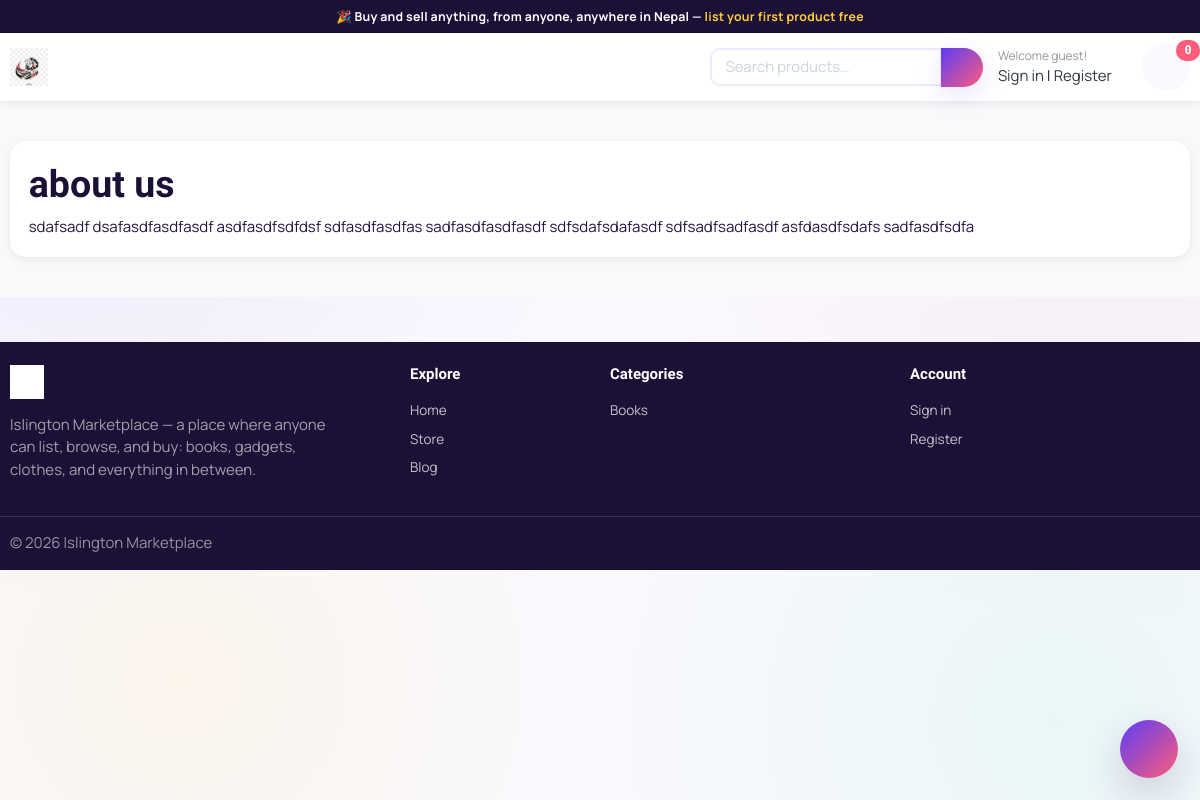
Screenshot of /pages/about/ with the database file from the repository.
### pages/models.py (models this page shows, shortened)
class Page(models.Model):
    title = models.CharField(max_length=200)
    content = models.TextField()
    created_at = models.DateTimeField(auto_now_add=True)
    slug = models.SlugField(unique=True)
    blog_image = models.ImageField(upload_to='photos/blogs', blank=True)

### products/models.py (models this page shows, shortened)
class category(models.Model):
    name = models.CharField(max_length=100)
    description = models.TextField()

### pages/views.py (the view)
# urls.py: path('<slug>/', views.page_detail, name='page_detail'),
def page_detail(request, slug):
    page = get_object_or_404(Page, slug=slug)
    return render(request, 'pages/page_detail.html', {'page': page})

### cart/cart.py (called while the page is built)
    def __len__(self):
        return sum(item['quantity'] for item in self.cart.values())

### cart/context_processors.py (called while the page is built)
def cart_summary(request):
    return {'cart_item_count': len(Cart(request))}

### products/context_processors.py (called while the page is built)
def nav_categories(request):
    return {'nav_categories': category.objects.all()}

### templates/pages/page_detail.html (shortened to what this page needs)
{% extends "NewDesign/base.html" %}
{% block content %}
<section class="section-content padding-y bg">
  <div class="container">
    <div class="card">
      <div class="card-body">
        <h1>{{ page.title }}</h1>
        <div>
            {{ page.content|safe }}
        </div>
      </div>
    </div>
  </div>
</section>
{% endblock %}

### templates/NewDesign/base.html (shortened to what this page needs)
{% load static %}
<!doctype html>
<html lang="en">
  <head>
    <link href="{% static 'css/bootstrap.css' %}" rel="stylesheet" type="text/css" />
    <link href="{% static 'css/all.min.css' %}" type="text/css" rel="stylesheet" />
    <link href="{% static 'css/ui.css' %}" rel="stylesheet" type="text/css" />
    <link href="{% static 'css/responsive.css' %}" rel="stylesheet" media="only screen and (max-width: 1200px)" />
    <link href="{% static 'css/theme.css' %}" rel="stylesheet" type="text/css" />
  </head>
  <body>
    <div class="promo-bar">🎉 Buy and sell anything, from anyone, anywhere in Nepal — <span>list your first product free</span></div>
    <header class="section-header" style="position: sticky; top: 0; z-index: 1030;">
      <nav class="navbar navbar-expand-lg navbar-light" style="background: var(--white); box-shadow: var(--shadow-sm); padding: 0.65rem 0;">
        <div class="container flex-wrap flex-lg-nowrap">
          <a href="{% url 'home' %}" class="brand-wrap mr-3">
            <img class="logo" src="{% static 'images/logo.png' %}" style="max-height:38px;" />
          </a>
          <div class="collapse navbar-collapse order-3 order-lg-1" id="navbarTop4">
            <ul class="navbar-nav mr-3">
              <li class="nav-item"><a href="{% url 'home' %}" class="nav-link">Home</a></li>
              <li class="nav-item"><a href="{% url 'products' %}" class="nav-link">Store</a></li>
              <li class="nav-item"><a href="{% url 'blogs' %}" class="nav-link">Blog</a></li>
              <li class="nav-item dropdown">
                <a href="#" class="nav-link dropdown-toggle" data-toggle="dropdown"> Categories</a>
              </li>
            </ul>
          </div>
          <div class="flex-grow-1 order-2 mx-lg-3 my-2 my-lg-0" style="min-width: 180px;">
            <form action="{% url 'products' %}" method="get" class="search">
              <div class="input-group w-100">
                <input type="text" name="q" class="form-control" placeholder="Search products…" value="{{ request.GET.q }}" />
                <div class="input-group-append">
                  <button class="btn btn-primary" type="submit"></button>
                </div>
              </div>
            </form>
          </div>
          <div class="order-4 order-lg-3 d-flex align-items-center">
            <div class="widget-header">
              {% if user.is_authenticated %}
                <small class="title text-muted">Hi, {{ user.first_name|default:user.username }}!</small>
                <div>
                  <a href="{% url 'accounts:dashboard' %}">Dashboard</a>
                  <span class="dark-transp"> | </span>
                  <a href="{% url 'accounts:logout' %}">Logout</a>
                </div>
              {% else %}
                <small class="title text-muted">Welcome guest!</small>
                <div>
                  <a href="{% url 'accounts:login' %}">Sign in</a>
                  <span class="dark-transp"> | </span>
                  <a href="{% url 'accounts:register' %}"> Register</a>
                </div>
              {% endif %}
            </div>
            <a href="{% url 'cart:cart' %}" class="widget-header pl-3 ml-3">
              <div class="icon icon-sm rounded-circle border">
              </div>
              <span class="badge badge-pill badge-danger notify">{{ cart_item_count }}</span>
            </a>
          </div>
        </div>
      </nav>
    </header>
    {% block content %}{% endblock %}
    <footer class="section-footer">
      <div class="container">
        <div class="row py-4">
          <div class="col-md-4 mb-4 mb-md-0">
            <img class="logo mb-3" src="{% static 'images/logo.png' %}" style="max-height:34px; filter: brightness(0) invert(1);" />
            <p style="color: rgba(255,255,255,0.6); max-width: 320px;">
              Islington Marketplace — a place where anyone can list, browse, and buy: books, gadgets, clothes, and everything in between.
            </p>
          </div>
          <div class="col-6 col-md-2 mb-4 mb-md-0">
            <h6 style="color:var(--white);">Explore</h6>
            <ul class="list-unstyled">
              <li><a href="{% url 'home' %}">Home</a></li>
              <li><a href="{% url 'products' %}">Store</a></li>
              <li><a href="{% url 'blogs' %}">Blog</a></li>
            </ul>
          </div>
          <div class="col-6 col-md-3 mb-4 mb-md-0">
            <h6 style="color:var(--white);">Categories</h6>
            <ul class="list-unstyled">
              {% for cat in nav_categories %}
                <li><a href="{% url 'products' %}?category={{ cat.id }}">{{ cat.name }}</a></li>
              {% empty %}
                <li class="text-muted">No categories yet</li>
              {% endfor %}
            </ul>
          </div>
          <div class="col-6 col-md-3">
            <h6 style="color:var(--white);">Account</h6>
            <ul class="list-unstyled">
              {% if user.is_authenticated %}
                <li><a href="{% url 'accounts:dashboard' %}">Dashboard</a></li>
                <li><a href="{% url 'add_product' %}">Sell a Product</a></li>
                <li><a href="{% url 'accounts:logout' %}">Logout</a></li>
              {% else %}
                <li><a href="{% url 'accounts:login' %}">Sign in</a></li>
                <li><a href="{% url 'accounts:register' %}">Register</a></li>
              {% endif %}
            </ul>
          </div>
        </div>
        <section class="footer-bottom border-top row py-3" style="border-color: rgba(255,255,255,0.12) !important;">
          <div class="col-md-8">
            <p class="text-muted mb-0">&copy; 2026 Islington Marketplace</p>
          </div>
          <div class="col-md-4 text-md-right text-muted">
          </div>
        </section>
      </div>
    </footer>
    {% include 'NewDesign/_chatbot_widget.html' %}
  </body>
</html>

### static/css/ui.css (style rules this page uses)
html { font-family: "Inter", sans-serif; font-size: 15px; }
.icon-xs, .icon-sm, .icon-md, .icon-lg { display: inline-block; text-align: center; flex-shrink: 0; flex-grow: 0; }
.icon-sm { width: 48px; height: 48px; line-height: 48px !important; font-size: 20px; }
.padding-y { padding-top: 40px; padding-bottom: 40px; }
.bg { background-color: #f8f9fa; }
p:last-child { margin-bottom: 0; }
.brand-wrap .logo, .navbar-brand .logo { margin-right: 7px; max-height: 42px; display: inline-block; }
.widget-header { display: inline-block; vertical-align: middle; position: relative; }
.widget-header a { color: #343a40; }
.widget-header .title { display: block; }
.widget-header .notify { position: absolute; top: -3px; right: -10px; }
.section-footer ul li { margin-bottom: 5px; }
.section-footer ul a { color: inherit; }
.footer-bottom { padding-top: 20px; padding-bottom: 20px; }
[class*=list-] li:after { visibility: hidden; display: block; content: ""; overflow: hidden; height: 0; clear: both; }
.notify { position: absolute; top: -4px; right: -10px; display: inline-block; padding: 0.25em 0.6em; font-size: 12px; line-height: 1; text-align: center; border-radius: 3rem; color: #fff; background-color: #fa3434; }

### static/css/theme.css (style rules this page uses)
:root { --ink: #1B1035; --ink-soft: #2C1D52; --cloud: #FAF9FF; --white: #FFFFFF; --indigo: #5B3DF6; --indigo-dark: #4529D6; --coral: #FF5C7A; --coral-dark: #E8425F; --yellow: #FFC93C; --mint: #2BD9A9; --mint-dark: #1FAF87; --text: #241542; --text-muted: #6E6690; --radius-sm: 10px; --radius: 16px; --radius-lg: 22px; --radius-pill: 999px; --shadow-sm: 0 2px 8px rgba(27, 16, 53, 0.08); --shadow: 0 8px 24px rgba(91, 61, 246, 0.14); --shadow-lg: 0 16px 40px rgba(27, 16, 53, 0.18); --font-display: 'Baloo 2', 'Segoe UI', sans-serif; --font-body: 'Manrope', 'Segoe UI', sans-serif; --font-mono: 'Space Mono', monospace; }
body { font-family: var(--font-body); color: var(--text); background-color: var(--cloud); background-image: radial-gradient(circle at 8% 10%, rgba(91, 61, 246, 0.08) 0, transparent 40%), radial-gradient(circle at 92% 18%, rgba(255, 92, 122, 0.08) 0, transparent 38%), radial-gradient(circle at 15% 85%, rgba(255, 201, 60, 0.10) 0, transparent 35%), radial-gradient(circle at 88% 90%, rgba(43, 217, 169, 0.08) 0, transparent 38%); background-attachment: fixed; }
h1, h2, h3, h4, h5, h6, .title-page, .section-title, .card-title { font-family: var(--font-display); font-weight: 700; color: var(--ink); }
a { color: var(--indigo); transition: color .15s ease; }
.btn { font-family: var(--font-body); font-weight: 700; border-radius: var(--radius-pill); padding: 0.55rem 1.4rem; border: none; transition: transform .15s ease, box-shadow .15s ease, opacity .15s ease; }
.btn-primary { background: linear-gradient(135deg, var(--indigo), var(--coral)); color: var(--white); box-shadow: var(--shadow); }
.card { border: none; border-radius: var(--radius); box-shadow: var(--shadow-sm); background: var(--white); transition: transform .18s ease, box-shadow .18s ease; }
.badge { font-family: var(--font-body); font-weight: 700; border-radius: var(--radius-sm); padding: 0.35em 0.7em; }
.badge-danger { background: var(--coral); color: var(--white); }
.form-control { border: 2px solid #EDEAFB; border-radius: var(--radius-sm); padding: 0.6rem 0.9rem; font-family: var(--font-body); transition: border-color .15s ease, box-shadow .15s ease; }
.section-header .navbar { background: var(--ink); border-bottom: none !important; }
.section-header .navbar .nav-link { color: rgba(255,255,255,0.75) !important; font-weight: 600; }
.brand-wrap .logo { max-height: 42px; }
.widget-header .icon { background: var(--cloud); border: none !important; color: var(--indigo); }
.widget-header .notify { background: var(--coral) !important; font-family: var(--font-mono); }
.section-footer { background: var(--ink); color: rgba(255,255,255,0.7); border-top: none !important; margin-top: 3rem; }
.section-footer a { color: var(--yellow); }
.section-footer .text-muted { color: rgba(255,255,255,0.55) !important; }
.section-footer ul li { margin-bottom: 0.4rem; }
.section-footer ul li a { color: rgba(255,255,255,0.75); font-size: 0.9rem; }
.section-footer h6 { font-family: var(--font-display); margin-bottom: 1rem; }
.promo-bar { background: var(--ink); color: var(--white); text-align: center; font-size: 0.82rem; font-weight: 700; letter-spacing: 0.02em; padding: 0.5rem 1rem; }
.promo-bar span { color: var(--yellow); }

### rows the page displays
Page: title "about us", content "sdafsadf dsafasdfasdfasdf asdfasdfsdfdsf sdfasdfasdfas sadfasdfasdfasdf sdfsdafsdafasdf sdfsadfsadfasdf asfdasdfsdafs sadfasdfsdfa"
category: name "Books"

### other values shown
{{ cart_item_count }} "0"
